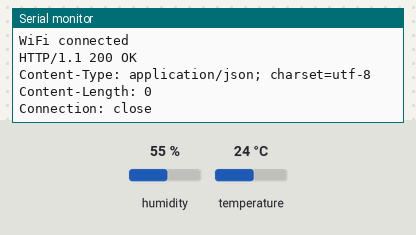
Bench run of a sketch on a simulated ESP8266 (NodeMCU). Shown: the last lines printed to the serial monitor. The test bench sets the inputs (shaded band); at power-on: humidity 55 %, temperature 24 °C. WiFi joins after 1.5 s; servers stay silent unless stated; uploads are accepted with an empty reply.

Above: at 2.7 s.
2.8 s: humidity set to 22 %
At 3.4 s:
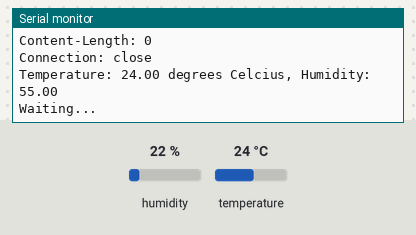
11.2 s: temperature set to 12 °C
At 15.6 s:
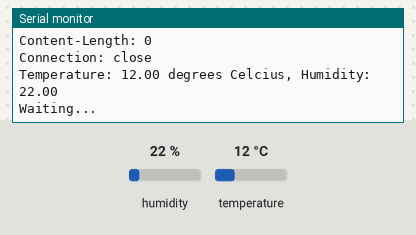
19.6 s: humidity set to 40 %
At 26.5 s:
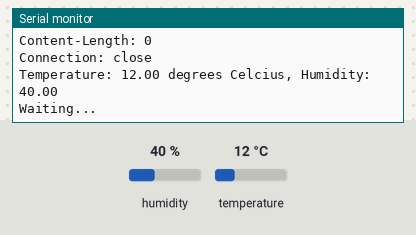

The sketch:

dhttowebhost.ino
```cpp
#include <dht.h>


// Robo India Tutorial
// Simple code upload the tempeature and humidity data using thingspeak.com
// Hardware: NodeMCU,DHT11

//#include <DHT.h>  // Including library for dht

#include <ESP8266WiFi.h>


const char *ssid =  "xxxxxxx";     // replace with your wifi ssid and wpa2 key
const char *pass =  "xxxxxxxxx";
const char* server = "xxxxxxxx";

#define DHTPIN D0          //pin where the dht11 is connected

//DHT dht(DHTPIN, DHT11);
dht DHT11;

WiFiClient client;

void setup()
{
       Serial.begin(115200);
       delay(10);
       //dht.begin();

       Serial.println("Connecting to ");
       Serial.println(ssid);


       WiFi.begin(ssid, pass);

      while (WiFi.status() != WL_CONNECTED)
     {
            delay(500);
            Serial.print(".");
     }
      Serial.println("");
      Serial.println("WiFi connected");

}

void loop()
{
     DHT11.read11(DHTPIN);

      if (!client.connect(server, 80)) {
          Serial.println("connection failed");
          return;
       }
      float h = DHT11.humidity;
      float t = DHT11.temperature;

      if (isnan(h) || isnan(t))
      {
        Serial.println("Failed to read from DHT sensor!");
        return;
      }
      client.print(String("GET /cry/index.php?r=") + String(t) + "x" + String(h) + " HTTP/1.1\r\n" +"Host: " + server + "\r\n" + "Connection: close\r\n\r\n");
      delay(10);

                    // Read all the lines of the reply from server and print them to Serial
      while(client.available()){
        //Serial.println("client avaialble");
        String line = client.readStringUntil('\r');
        Serial.print(line);
      }


      Serial.print("Temperature: ");
      Serial.print(t);
      Serial.print(" degrees Celcius, Humidity: ");
      Serial.println(h);
      Serial.println("Waiting...");


  delay(10000);
}
```

Measured:
- after the input at 11.2 s, the serial monitor: prints a new line after 2.9 s (image 2)
- after the input at 19.6 s, the serial monitor: prints a new line after 5.8 s (image 3)
